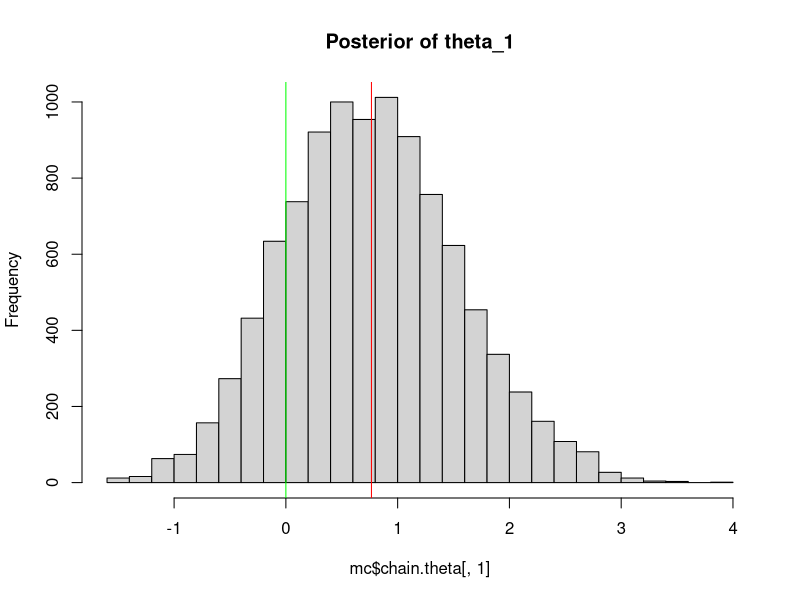
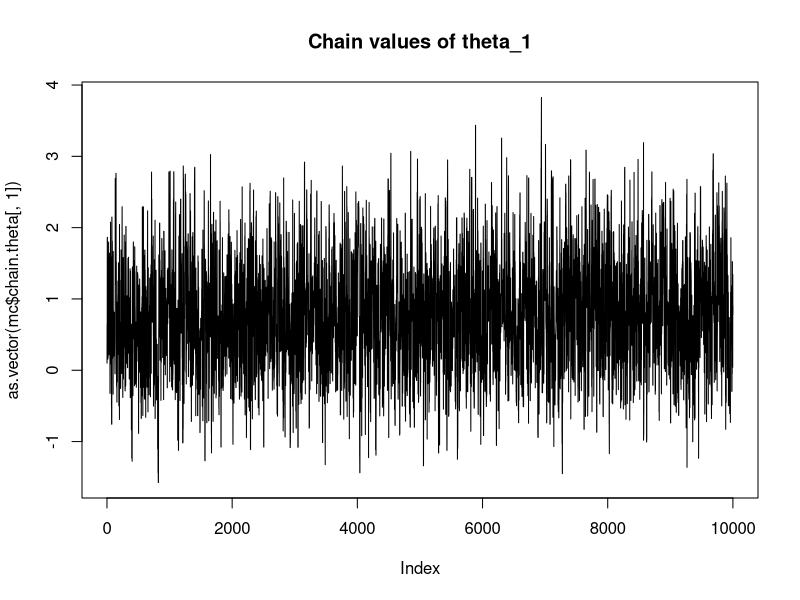
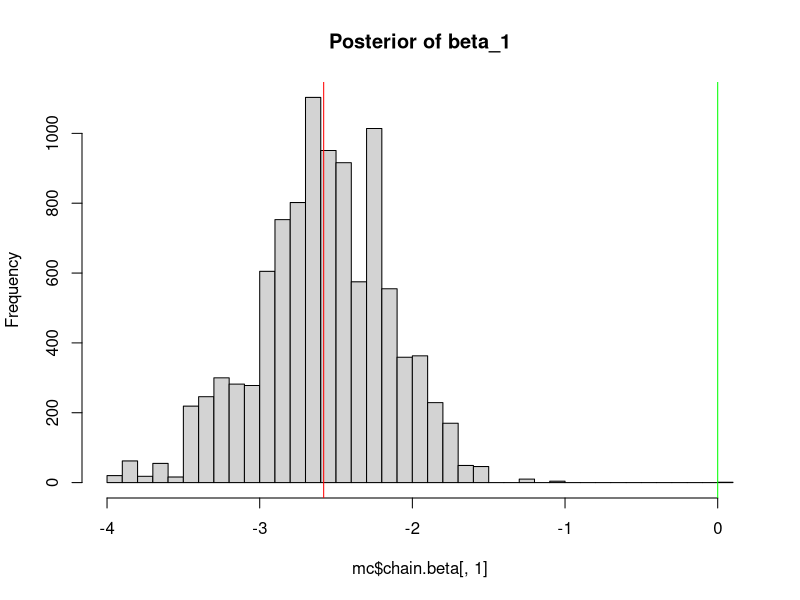
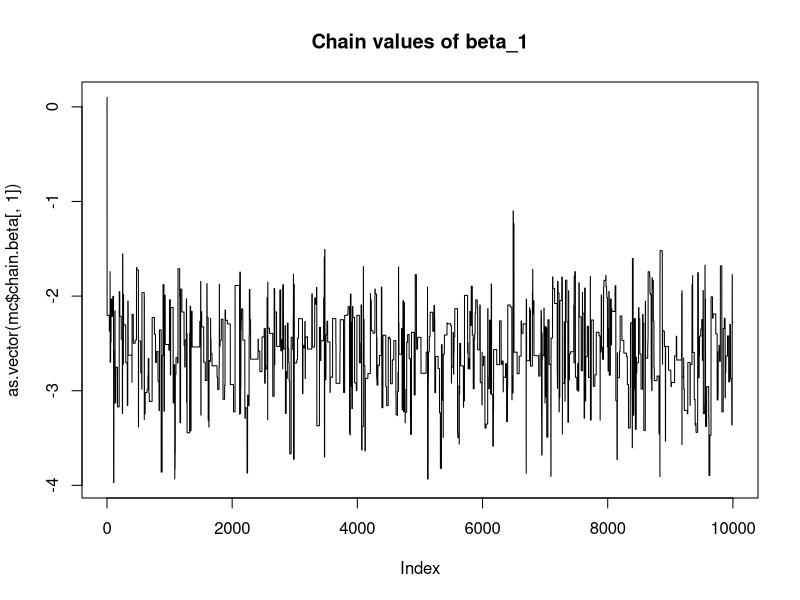
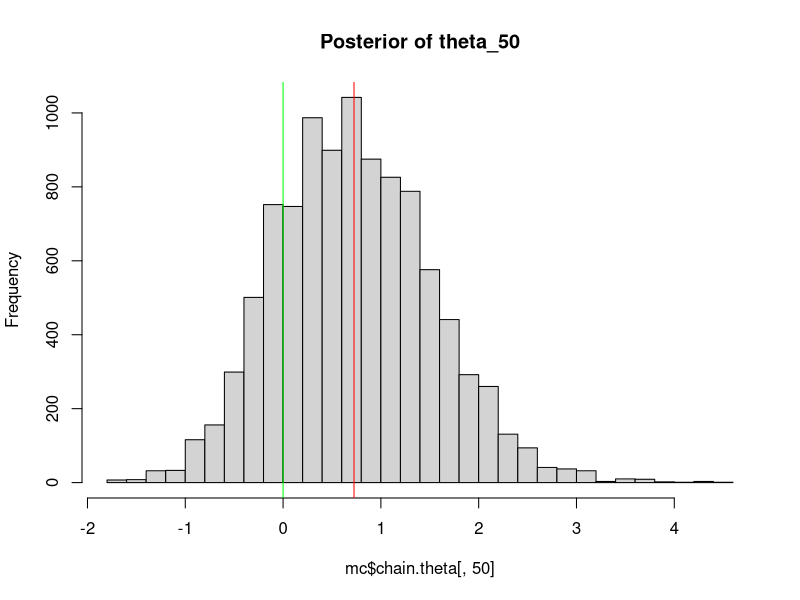
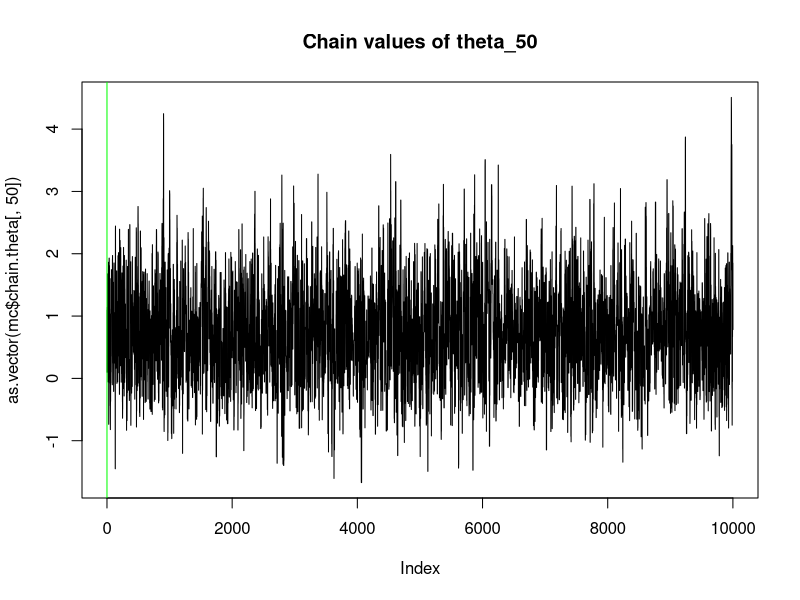
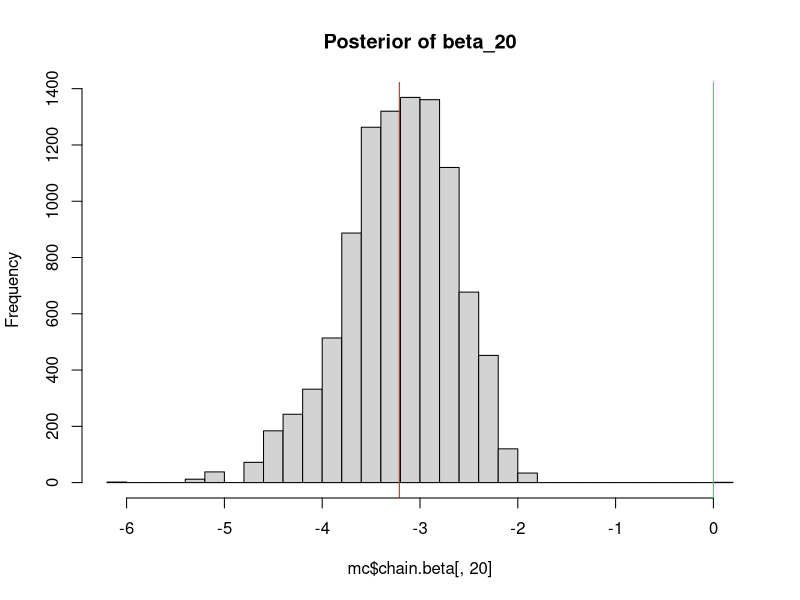
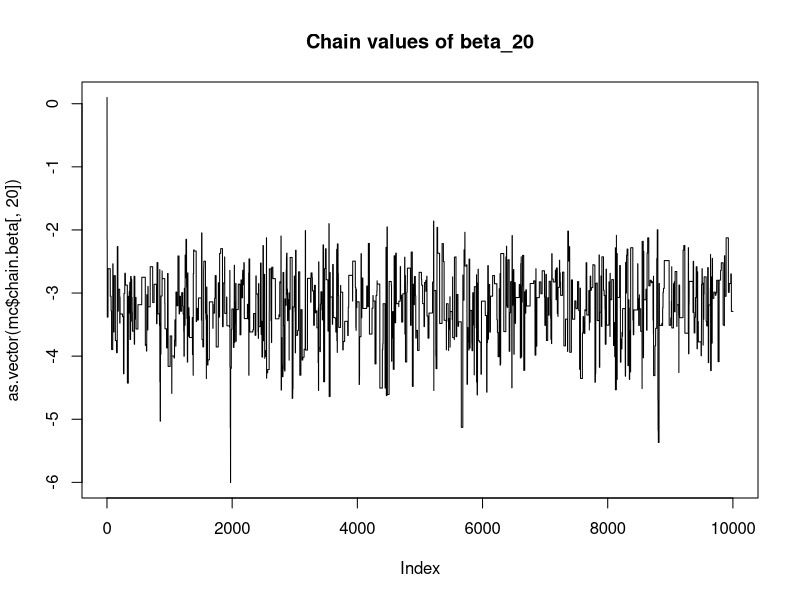

Write the R code that produced these figures, in order.
library(ggplot2)
library(MCMCpack)
library(matrixStats)
set.seed(62)

sim.rasch <- function(persons, items){
  schwierig <- items
  n.items <- length(items)
  faehig <- persons
  n.persons <- length(persons)
  fsmat <- outer(faehig, schwierig, "-")
  psolve <- exp(fsmat)/(1 + exp(fsmat))
  R <- (matrix(runif(n.items*n.persons),n.persons,n.items) < psolve)*1
  R
}

npersons <- 100
nitems <- 20
items <- rnorm(nitems, 0, 1)
persons <- rnorm(npersons, 5, 1)
rmdata <- sim.rasch(persons, items)
X <- t(rmdata)

probability <- function(beta, theta) {
  1 / (1 + exp(beta - theta))
}

theta.prior <- function(mean = 0, sd = 1, val){
  dnorm(x = val, mean, sd, log = T) 
}

b.prior <- function(mean = 0, sd = 1, val){
  dnorm(x = val, mean, sd, log = T)
} 

prop.theta <- function(current){
  current + rt(n = current, df = 2)
}

prop.beta <- function(current){
  runif(n = current, current - 10, current + 10)
}

acceptance <- function(proposal, chain.theta, chain.beta, X, mode) {
  P <- outer(chain.beta, chain.theta, probability)
  diff <- outer(chain.beta, chain.theta, function(x, y) {x - y})
  lgP <- log(P)
  if (mode == 0) {
    n <- npersons
    P.proposal <- outer(chain.beta, proposal, probability)
    diff.proposal <- outer(chain.beta, proposal, function(x, y) {x - y})
    lgP.proposal <- log(P.proposal)
    cond.prob.current <- colSums(lgP * X + (diff + lgP)*(1 - X))
    cond.prob.proposal <- colSums(lgP.proposal * X + (diff.proposal + lgP.proposal)*(1 - X))
    ratio <- cond.prob.proposal + theta.prior(val = proposal) - 
      (cond.prob.current + theta.prior(val = chain.theta))
    stopifnot(!any(is.na(ratio)))
  } else {
    n <- nitems
    P.proposal <- outer(proposal, chain.theta, probability)
    diff.proposal <- outer(proposal, chain.theta, function(x, y) {x - y})
    lgP.proposal <- log(P.proposal)
    cond.prob.current <- rowSums(lgP * X + (diff + lgP)*(1 - X))
    cond.prob.proposal <- rowSums(lgP.proposal * X + (diff.proposal + lgP.proposal)*(1 - X))
    ratio <- cond.prob.proposal + b.prior(val = proposal) -
      (cond.prob.current + b.prior(val = chain.beta))
  }
  return(pmin(ratio, rep(0,n)))
}

#GS alg
rasch.gs <- function(startvalue.theta, startvalue.beta, iterations, data, nitems, npersons) {
  chain.beta <- array(dim = c(iterations + 1, nitems))
  chain.theta <- array(dim = c(iterations + 1, npersons))
  chain.beta[1,] <- startvalue.beta 
  chain.theta[1,] <- startvalue.theta
  # iterations
  for (i in 2:(iterations + 1)) {
    t.proposal <- prop.theta(chain.theta[i - 1,])
    b.proposal <- prop.beta(chain.beta[i - 1,])
    acceptance.theta <- acceptance(t.proposal, chain.theta[i - 1,], 
                                   chain.beta[i - 1,], X, 
                                   0)
    chain.theta[i,] <- ifelse(-rexp(n = length(acceptance.theta), 1) < acceptance.theta, 
                              t.proposal,
                              chain.theta[i - 1,])
    acceptance.beta <- acceptance(b.proposal, chain.theta[i,], 
                                  chain.beta[i - 1,], X, 
                                  1)
    chain.beta[i,] <- ifelse(-rexp(n = length(acceptance.beta), 1) < acceptance.beta,
                             b.proposal,
                             chain.beta[i - 1,])
  }
  list <- list("chain.theta" = mcmc(chain.theta), "chain.beta" = mcmc(chain.beta))
  return(list)
}

startvalue.theta <- rep(0.1, npersons)
startvalue.beta <- rep(0.1, nitems)
iterations <- 10000

mc <- rasch.gs(startvalue.theta, startvalue.beta, iterations, X, nitems, npersons)
print("fitdistr theta_1 ... theta_N at the last chain state to normal")
fitdistr(mc$chain.theta[iterations,], "normal")
print("fitdistr beta_1 ... beta_J at the last chain state to normal")
fitdistr(mc$chain.beta[iterations,], "normal")
hist(mc$chain.theta[, 1],nclass = 30, main = "Posterior of theta_1")
abline(v = mean(mc$chain.theta[,1]), col = "red")
abline(v = 0, col = "green")
plot(as.vector(mc$chain.theta[,1]), type = "l", main = "Chain values of theta_1" )
hist(mc$chain.beta[,1],nclass = 30, main = "Posterior of beta_1")
abline(v = mean(mc$chain.beta[,1]), col = "red")
abline(v = 0, col = "green")
plot(as.vector(mc$chain.beta[,1]), type = "l",  main = "Chain values of beta_1" )
hist(mc$chain.theta[, 50],nclass = 30, main = "Posterior of theta_50")
abline(v = mean(mc$chain.theta[,50]), col = "red")
abline(v = 0, col = "green")
plot(as.vector(mc$chain.theta[,50]), type = "l", main = "Chain values of theta_50" )
abline(v = 0, col = "green")
hist(mc$chain.beta[,20],nclass = 30, main = "Posterior of beta_20")
abline(v = mean(mc$chain.beta[,20]), col = "red")
abline(v = 0, col = "green")
plot(as.vector(mc$chain.beta[,20]), type = "l",  main = "Chain values of beta_20" )
